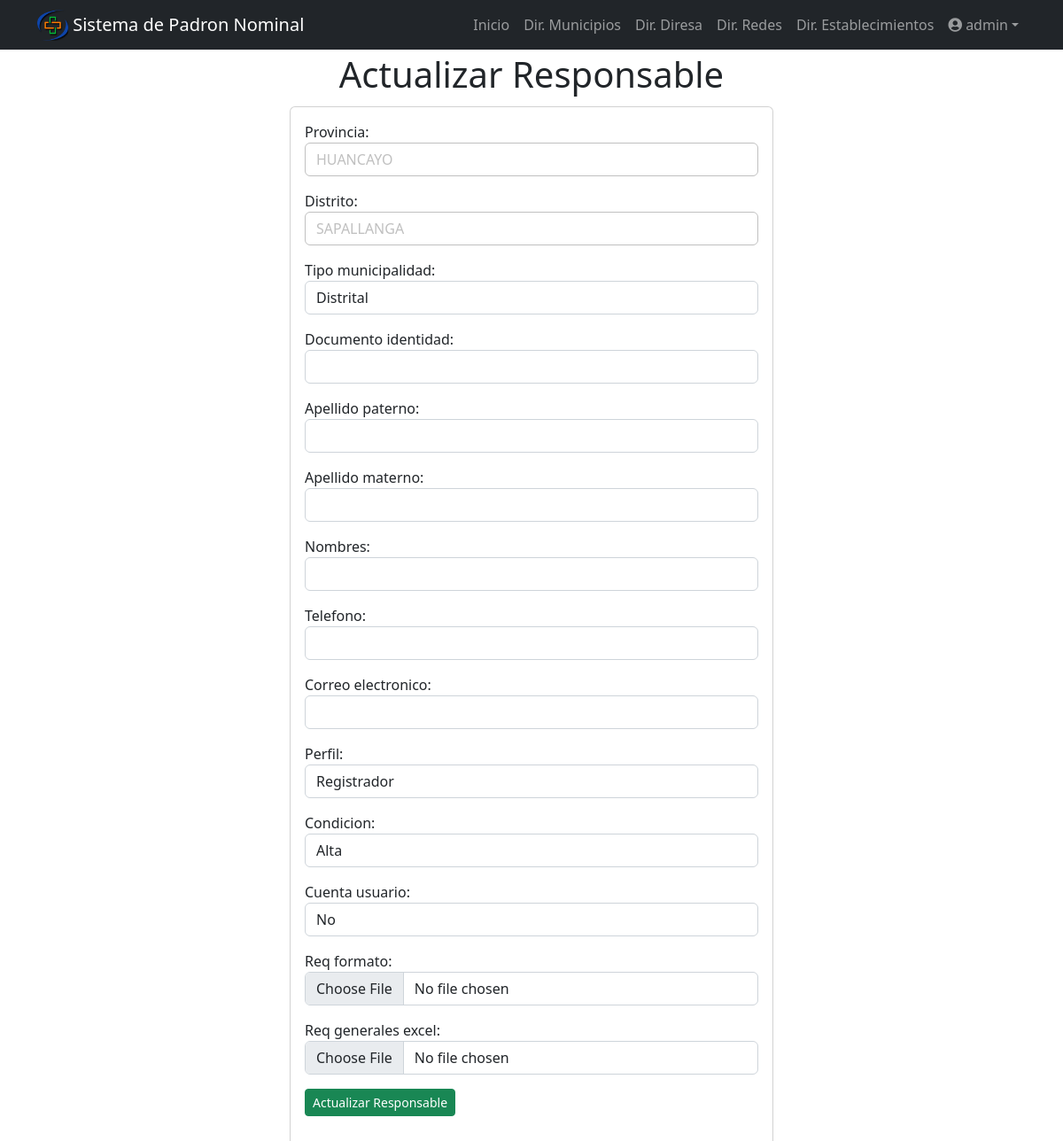
The page /filiacion/26/ (signed in) on the database as committed earlier.
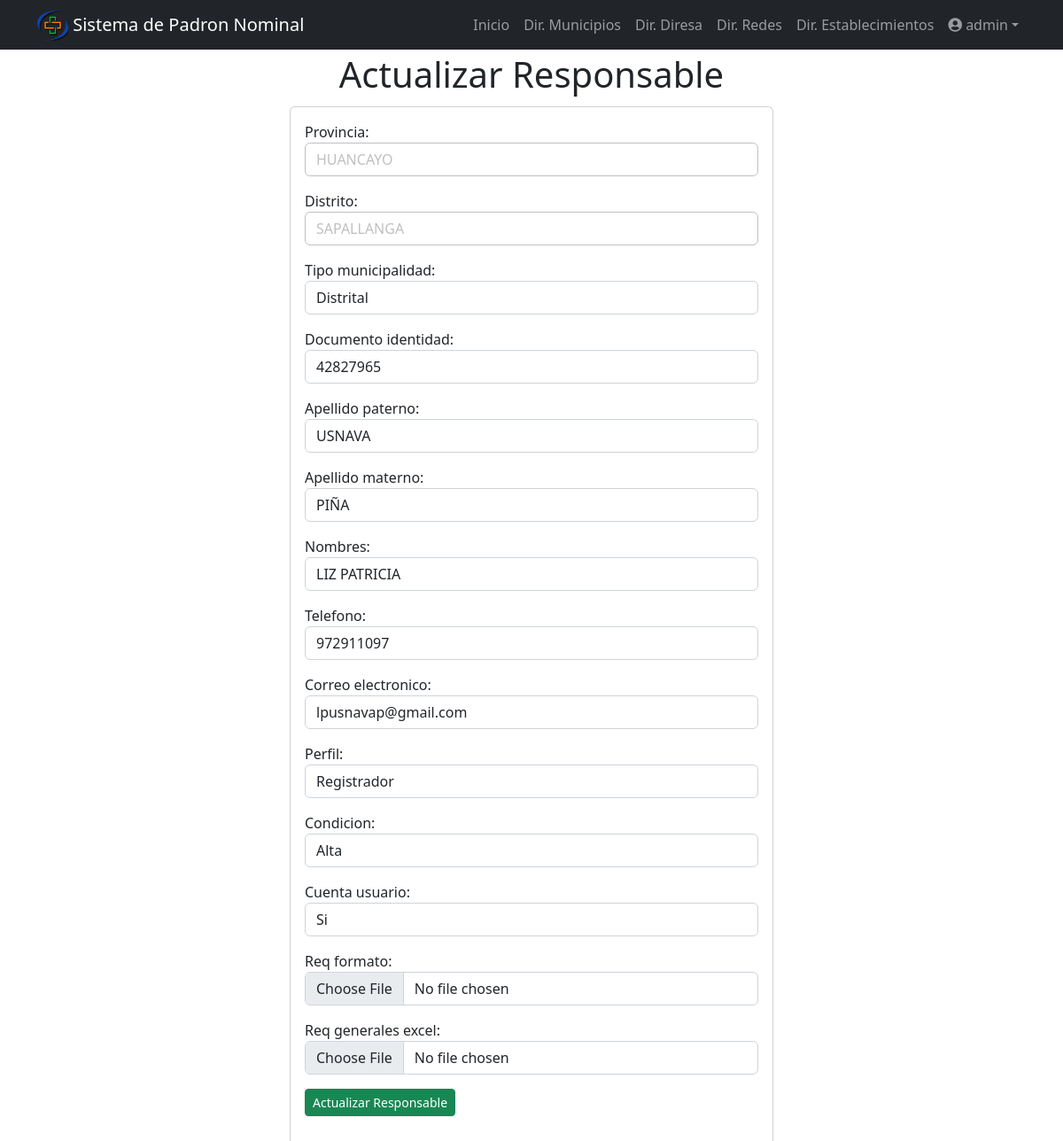
The same page on the database as committed later.
### filiacion/models.py (models this page shows, shortened)
class Filiacion(models.Model):
    TIPO_MUNICIPALIDAD = [
                ('Provincial', 'Provincial'),
                ('Distrital', 'Distrital'),
            ]
    PERFIL = [
                ('Consultor', 'Consultor'),
                ('Registrador', 'Registrador'),
            ]
    CONDICION = [
                    ('Alta', 'Alta'),
                    ('Baja', 'Baja'),
                ]
    CUENTA_USUARIO = [
                    ('Si', 'Si'),
                    ('No', 'No'),
                    ('Espera respuesta MINSA', 'Espera respuesta MINSA'),
                ]
    provincia = models.CharField(max_length=100,null=True, blank=True)
    distrito = models.CharField(max_length=100,null=True, blank=True)
    tipo_municipalidad = models.CharField(choices=TIPO_MUNICIPALIDAD, max_length=100, null=True, blank=True)
    documento_identidad = models.CharField(max_length=100,null=True, blank=True)
    apellido_paterno = models.CharField(max_length=100,null=True, blank=True)
    apellido_materno = models.CharField(max_length=200,null=True, blank=True)
    nombres = models.CharField(max_length=200,null=True, blank=True)
    telefono = models.CharField(max_length=200,null=True, blank=True)
    correo_electronico = models.CharField(max_length=200,null=True, blank=True)
    perfil = models.CharField(choices=PERFIL,max_length=100,null=True, blank=True)
    condicion = models.CharField(choices=CONDICION,max_length=100,null=True, blank=True)
    cuenta_usuario = models.CharField(choices=CUENTA_USUARIO,max_length=100,null=True, blank=True)
    contraseña_usuario = models.CharField(max_length=100,null=True, blank=True)
    req_formato = models.FileField(upload_to="filiacion/formato/",null=True, blank=True)
    dateTimeOfUpload_req_formato = models.DateTimeField(auto_now = True,null=True, blank=True)
    req_generales_excel = models.FileField(upload_to="filiacion/excel/",null=True, blank=True)
    dateTimeOfUpload_generales_excel = models.DateTimeField(auto_now = True,null=True, blank=True)

### filiacion/views.py (the view, shortened to what this page needs)
# urls.py: path('filiacion/<int:filiacion_id>/', views.filiacion_detail, name='filiacion_detail'),
@login_required
def filiacion_detail(request, filiacion_id):
    if request.method == 'GET':
        filiacion = get_object_or_404(Filiacion, pk=filiacion_id)
        form = FiliacionForm(instance=filiacion)
        context = {
            'filiacion': filiacion,
            'form': form
        }
        return render(request, 'filiacion_detail.html', context)

### filiacion/templates/filiacion_detail.html (shortened to what this page needs)
{% extends 'base.html' %}
{% block content %}
<main class="container">
  <div class="row">
    <div class="col-md-6 offset-md-3 text-center py-1">
      <h1>Actualizar Responsable</h1>
    </div>
    <div class="col-md-6 offset-md-3">
      <section class="card card-body">
        <div class="row">
            <form method="POST" enctype="multipart/form-data">
                {{form.as_p}}
                <button class="btn btn-success btn-sm">
                  Actualizar Responsable
                </button>
            </form>
          </div>
      </section>
    </div>
  </div>
</main>
{% endblock %}

Rows that differ between the two databases and show on the page:
changed Filiacion "HUANCAYO": documento_identidad (not shown) → "42827965"; apellido_paterno (not shown) → "USNAVA"; apellido_materno (not shown) → "PIÑA"; nombres (not shown) → "LIZ PATRICIA"; telefono (not shown) → "972911097"; correo_electronico (not shown) → "lpusnavap@gmail.com"; cuenta_usuario "No" → "Si"
